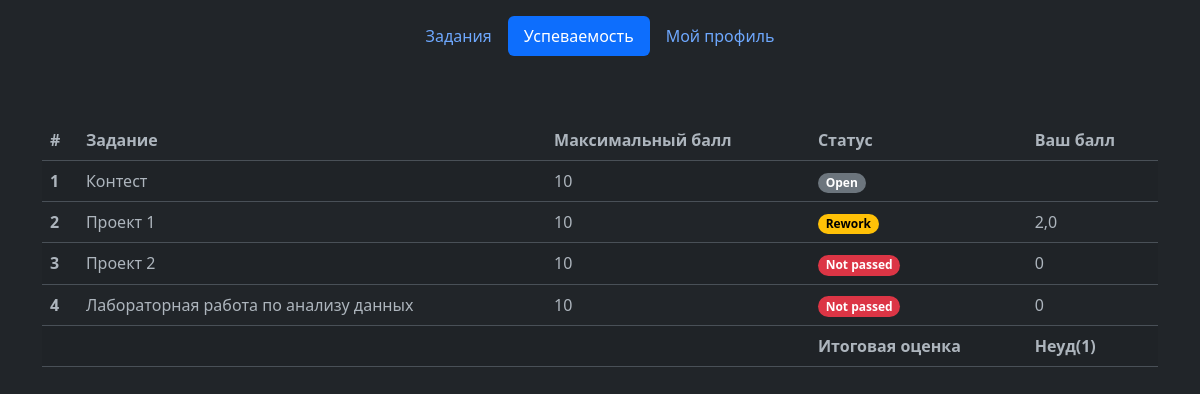
Page /scores/ (signed in) on the earlier database version.
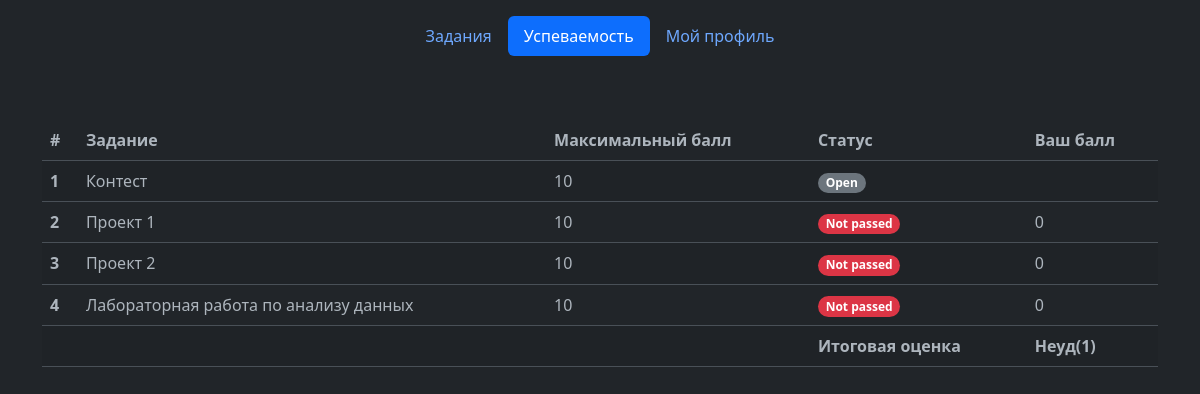
Same page on the later database version.
### tasks/models.py (models this page shows)
class Project1(models.Model):
    user_id = models.IntegerField(null=True)
    user_name = models.CharField(max_length=30, null=True, verbose_name="Фамилия и имя")
    link = models.URLField(max_length = 200, null=True, verbose_name="Ссылка")
    STATUS_CHOICES = (
        ("Сhecking", "Сhecking"),
        ("Rework", "Rework"),
        ("BLOCKED", "BLOCKED"),
        ("Accepted", "Accepted"),
    )
    status = models.CharField(
        max_length=30,
        choices=STATUS_CHOICES,
        default="Сhecking",
        verbose_name="Статус",
    )
    checker = checker = models.CharField(
        max_length=30,
        default='',
        verbose_name="Проверяющий",
    )
    score = models.FloatField(null=True,
                              verbose_name="Баллы")
    class Meta:
        verbose_name = "Проект 1"
        verbose_name_plural = "Проект 1"

### scores/views.py (the view)
# urls.py: path('', views.scores_list, name='scores_list'),
@login_required
def scores_list(request):
    score_1 = Project1.objects.filter(user_id=request.user.id)[0].score if (
                    len(Project1.objects.filter(user_id=request.user.id))!=0) else 0
    score_2 = Project2.objects.filter(user_id=request.user.id)[0].score if (
                    len(Project2.objects.filter(user_id=request.user.id)) != 0) else 0
    score_lab = Lab.objects.filter(user_id=request.user.id)[0].score if (
                len(Lab.objects.filter(user_id=request.user.id)) != 0) else 0
    status_1 = Project1.objects.filter(user_id=request.user.id)[0].status if (len(Project1.objects.filter(user_id=request.user.id))!=0) else ''
    status_2 = Project2.objects.filter(user_id=request.user.id)[0].status if (
                    len(Project2.objects.filter(user_id=request.user.id)) != 0) else ''
    status_lab = Lab.objects.filter(user_id=request.user.id)[0].status if (
                len(Lab.objects.filter(user_id=request.user.id)) != 0) else ' '
    data = {
        'contest' : Task.objects.filter(task_type="1")[0],
        'project_1_score' : score_1,
        'project_1_status': status_1,
        'project_2_score': score_2,
        'project_2_status': status_2,
        'lab_score': score_lab,
        'lab_status': status_lab,
        'total_score' : score_1 + score_2 + score_lab if (status_1 == 'Accepted' and
                                                          status_2 == 'Accepted' and
                                                          status_lab == 'Accepted') else 'Неуд(1)', ## ATTENTION! Here is Total mark for the course
    }
    return render(request,
                  'scores/scores.html',
                  context=data,
                  )

### templates/scores/scores.html (shortened to what the changed rows need)
<!doctype html>
<html lang="ru" data-bs-theme="dark">
  <head>
    <link href="https://cdn.jsdelivr.net/npm/bootstrap@5.3.0/dist/css/bootstrap.min.css" rel="stylesheet">
  </head>
  <body>
    <link href="https://cdn.jsdelivr.net/npm/bootstrap@5.3.0/dist/css/bootstrap.min.css" rel="stylesheet">
  </head>
  <body>
  <div class="container mt-5">
    <table class="table table-striped">
      <thead>
        <tr>
          <th scope="col">#</th>
          <th scope="col">Задание</th>
          <th scope="col">Maксимальный балл</th>
          <th scope="col">Статус</th>
          <th scope="col">Ваш балл</th>
        </tr>
      </thead>
      <tbody>
        <tr>
          <th scope="row">1</th>
        </tr>
        <tr>
          <th scope="row">2</th>
          <td>Проект 1</td>
          <td>10</td>
          <td> {% if project_1_status == 'Accepted' %} <span class="badge rounded-pill text-bg-success">Accepted</span> </td>
          {% elif project_1_status == 'Сhecking' %} <span class="badge rounded-pill text-bg-secondary">Checking</span> </td>
          {% elif project_1_status == 'Rework' %} <span class="badge rounded-pill text-bg-warning">Rework</span> </td>
          {% elif project_1_status == 'BLOCKED' %} <span class="badge rounded-pill text-bg-danger">Blocked</span> </td>
          {% else %} <span class="badge rounded-pill text-bg-danger">Not passed</span>
          {% endif %}
          <td> {{ project_1_score }} </td>
        </tr>
        <tr>
          <th scope="row">3</th>
        </tr>
        <tr>
          <th scope="row">4</th>
        </tr>
        <tr>
          <th scope="row"></th>
          <th scope="row"></th>
          <th scope="row"></th>
          <th scope="row">Итоговая оценка</th>
          <th scope="row">{{ total_score }}</th>
        </tr>
      </tbody>
    </table>
  </div>
  </body>
</html>

Differences in the rows shown:
removed Project1: score "2,0"
Other differences:
{{ project_1_score }}: (not shown) → "0"
text no longer shown: "Rework"
text now shown: "Not passed"
